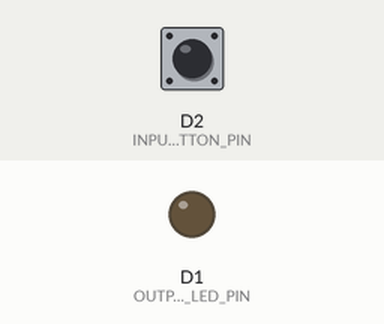
This sketch was run on a simulated ESP8266 (NodeMCU). Parts: output pins drawn as LEDs (lit = HIGH). The test bench sets the inputs (shaded band); at power-on: D2 (INPUT_BUTTON_PIN) LOW.

Above: at 1.2 s.
1.3 s: D2 (INPUT_BUTTON_PIN) pulled HIGH for 0.15 s
At 2.0 s:
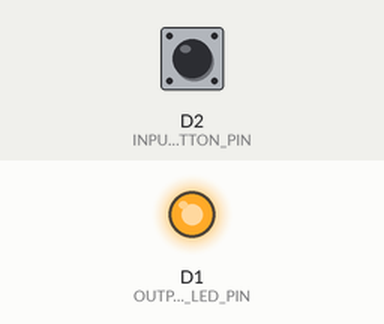
2.9 s: D2 (INPUT_BUTTON_PIN) pulled HIGH for 1 s
At 3.3 s:
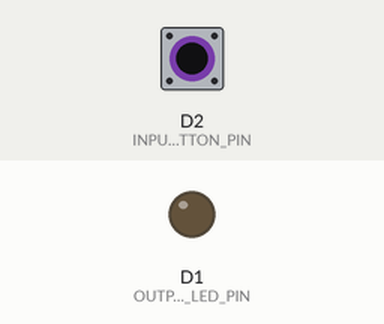
5.4 s: D2 (INPUT_BUTTON_PIN) pulled HIGH for 3.2 s
At 6.4 s:
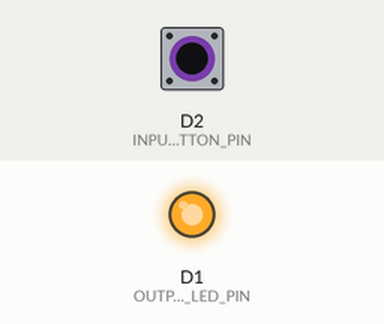
Timing chart, 0 to 8.4 s (numbered marks = the images above; inputs shaded):
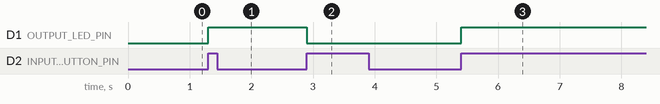

The sketch:

3a-button-led-with-toggle.ino
```cpp
#define OUTPUT_LED_PIN D1   // (GPI05)
#define INPUT_BUTTON_PIN D2 // (GPI04)

int shouldTurnLightsOn = 0;
int currentState = 0;
int previousState = 0;

void setup()
{
  Serial.begin(115200);
  pinMode(OUTPUT_LED_PIN, OUTPUT);
  pinMode(INPUT_BUTTON_PIN, INPUT);
}

void loop()
{
  currentState = digitalRead(INPUT_BUTTON_PIN);

  if (currentState != previousState)
  {
    previousState = currentState;

    if (currentState == HIGH)
    {
      // toggle
      shouldTurnLightsOn = !shouldTurnLightsOn;
    }
  }

  if (shouldTurnLightsOn)
  {
    digitalWrite(OUTPUT_LED_PIN, HIGH);
  }
  else
  {
    digitalWrite(OUTPUT_LED_PIN, LOW);
  }
}
```

Measured:
- after the input at 1.3 s, D1 (OUTPUT_LED_PIN): LOW → HIGH at once
- after the input at 2.9 s, D1 (OUTPUT_LED_PIN): HIGH → LOW at once
- after the input at 5.4 s, D1 (OUTPUT_LED_PIN): LOW → HIGH at once
